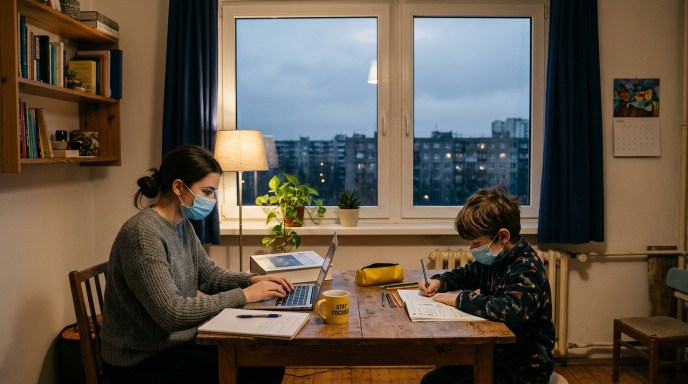
#> input picture tools/school-window/base.png, 1376 x 768 px (shown at 1/2 size)
$ python render.py
#> lines starting #> are read from the running program, lines starting #| are printed output that depends on the picture
# Puts a new view (a drone strike, burning buildings) into the window of the School Context photo, keeping the room.
# base.png (the room: a student and a schoolboy in masks) and view.png (the city): Figma AI, Gemini 3.1 Flash Image, 2026-10-10.
# Run from this folder; writes ../../assets/work/school/war-home-strike-1376.webp and -688.webp.
from PIL import Image, ImageDraw, ImageFilter, ImageOps, ImageEnhance, ImageChops
base = Image.open('base.png').convert('RGB')
#> base is the input picture: PIL image 1376x768 RGB; mean R, G, B 96.2, 84.3, 70.2
view = ImageOps.mirror(Image.open('view.png').convert('RGB'))   # mirrored: the strike lands in the left pane
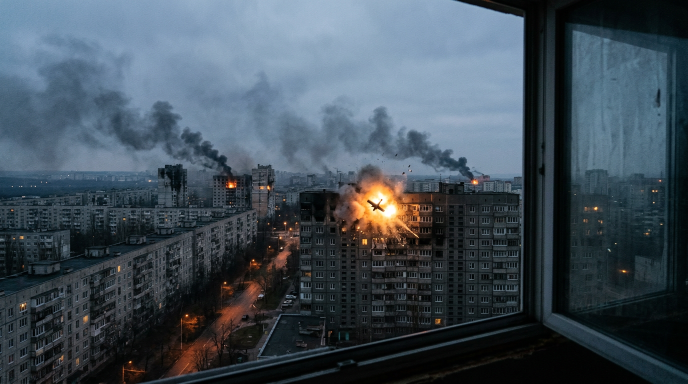
#> input picture tools/school-window/view.png, 1376 x 768 px (shown at 1/2 size)
s, ox, oy = 0.75, 150, -107
view = view.resize((round(view.width * s), round(view.height * s)), Image.LANCZOS)
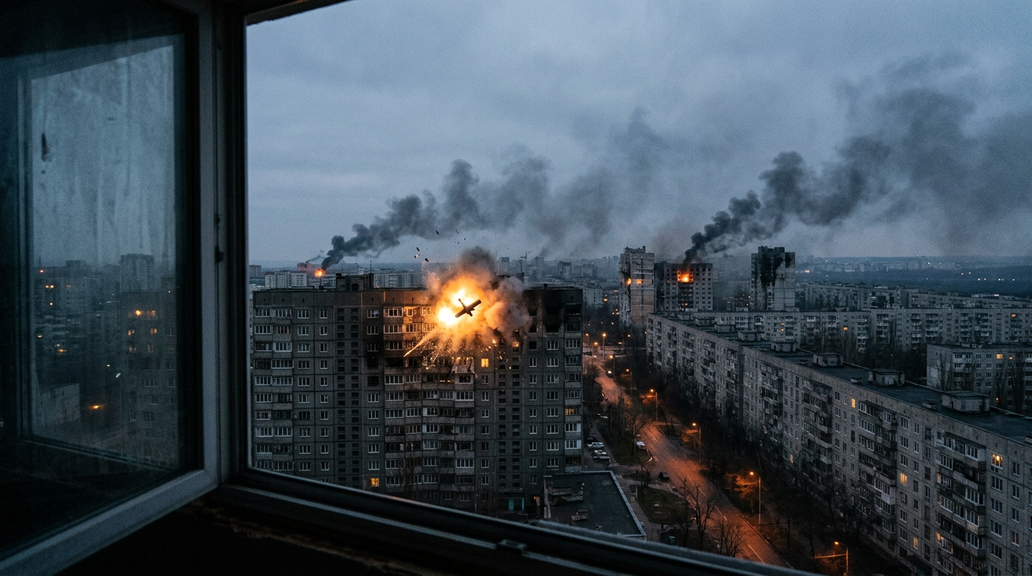
#> view: PIL image 1032x576 RGB; mean R, G, B 64.7, 77.4, 87.8
layer = Image.new('RGB', base.size)
#> layer: PIL image 1376x768 RGB; every value is 0
layer.paste(view, (ox, oy))
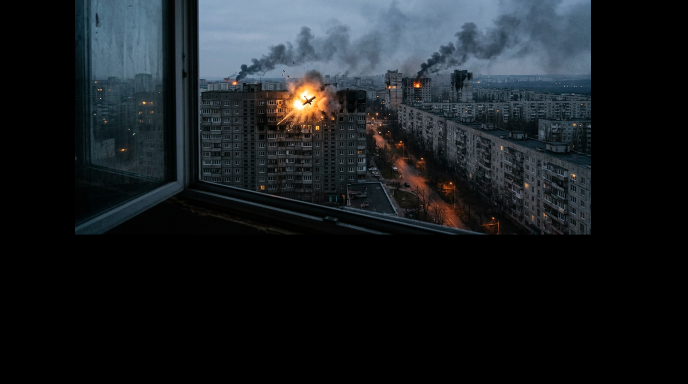
#> layer: PIL image 1376x768 RGB (shown at 1/2 size); mean R, G, B 25.2, 29.9, 33.6
layer = ImageEnhance.Contrast(layer.filter(ImageFilter.GaussianBlur(0.9))).enhance(0.93)

L = (472, 36, 752, 410)    # left glass
R = (828, 36, 1060, 408)   # right glass
m = Image.new('L', base.size, 0); d = ImageDraw.Draw(m)
#> after `m = Image.new('L', base.size, 0)`: m: PIL image 1376x768 L; every value is 0
d.rectangle(L, fill=255); d.rectangle(R, fill=255)
d.rectangle((420, 250, 545, 420), fill=0)    # lamp shade and pole
d.rectangle((545, 338, 752, 420), fill=0)    # plants on the sill
d.rectangle((828, 362, 1060, 420), fill=0)   # the boy's head
m = m.filter(ImageFilter.GaussianBlur(8))
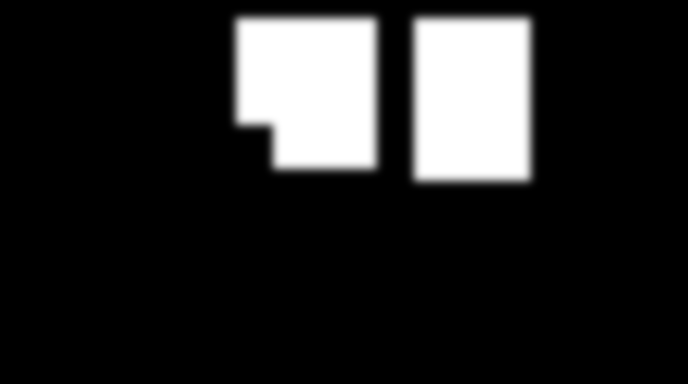
#> m: PIL image 1376x768 L (shown at 1/2 size); min 0, max 255, mean 37.2
clip = Image.new('L', base.size, 0); c = ImageDraw.Draw(clip)
c.rectangle(L, fill=255); c.rectangle(R, fill=255)
m = ImageChops.multiply(m, clip)
out = Image.composite(layer, base, m)
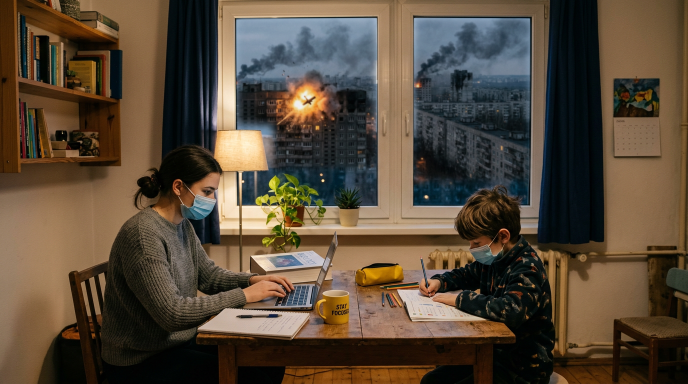
#> out: PIL image 1376x768 RGB (shown at 1/2 size); mean R, G, B 87.7, 73.2, 56.9
out.save('../../assets/work/school/war-home-strike-1376.webp', quality=84, method=6)
out.resize((688, 384), Image.LANCZOS).save('../../assets/work/school/war-home-strike-688.webp', quality=80, method=6)
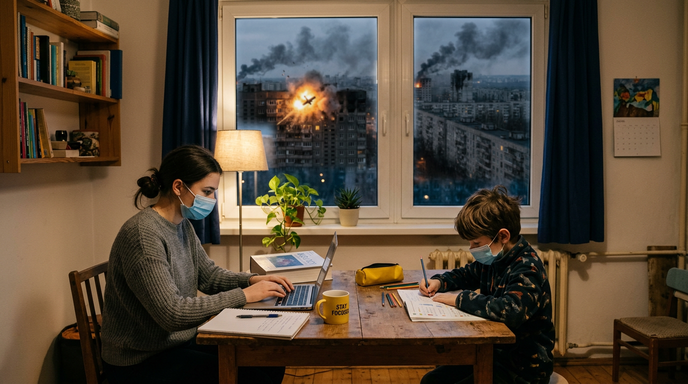
#> saved as war-home-strike-688.webp: PIL image 688x384 RGB; mean R, G, B 87.7, 73.2, 56.9
out.crop((380, 0, 1110, 470)).save('preview.png')
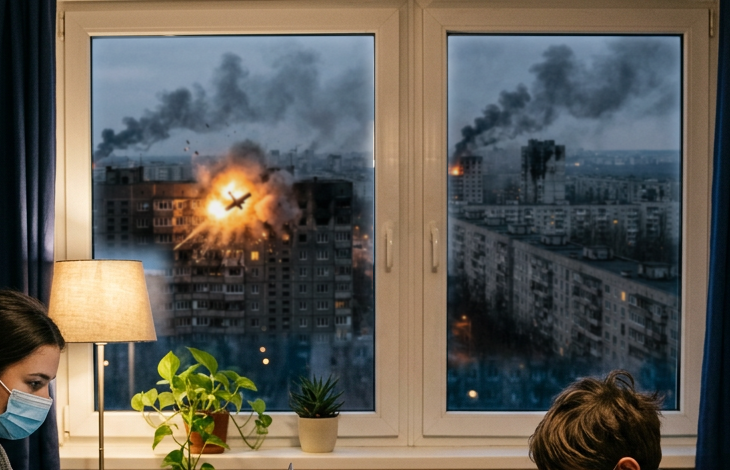
#> saved as preview.png: PIL image 730x470 RGB; mean R, G, B 96.3, 92.9, 85.5
